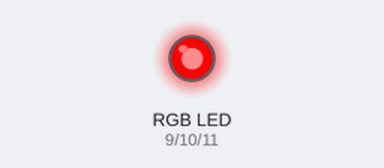
Recording of a sketch running on a simulated Arduino Uno, built with avr-gcc and run on an emulated ATmega328P. On the bench: an RGB LED mixed from three pins (HIGH = lit).

Above: at 0.2 s.
At 0.7 s:
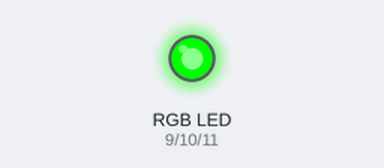
At 2.7 s:
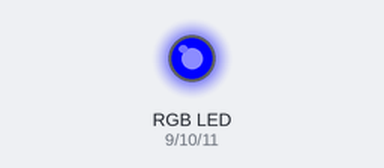
Timing chart, 0 to 3.5 s (numbered marks = the images above):
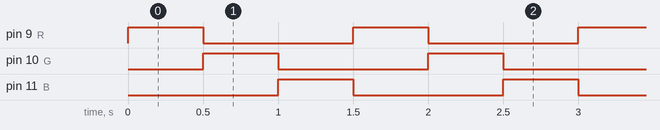

Measured:
- by itself, pin 9 (R), pin 10 (G), pin 11 (B): alternates HIGH for 0.50 s and LOW for 1.0 s
- by itself, everything shown: repeats every 1.5 s, in 3 steps

The sketch:

Led_rgb01.ino
```cpp
/*
*Este projeto foi feito utilizando a apostila da Robocore.
*Função: Exibe as Cores R, G e N separadamente
*/

const int R = 9;
const int G = 10;
const int B = 11;

void setup(){
  pinMode(R, OUTPUT);
  pinMode(G, OUTPUT);
  pinMode(B, OUTPUT);
}

void loop(){
  digitalWrite(R,HIGH);
  digitalWrite(G,LOW);
  digitalWrite(B,LOW);

  delay(500);

  digitalWrite(R,LOW);
  digitalWrite(G,HIGH);
  digitalWrite(B,LOW);

  delay(500);

  digitalWrite(R,LOW);
  digitalWrite(G,LOW);
  digitalWrite(B,HIGH);

  delay(500);
}
```
